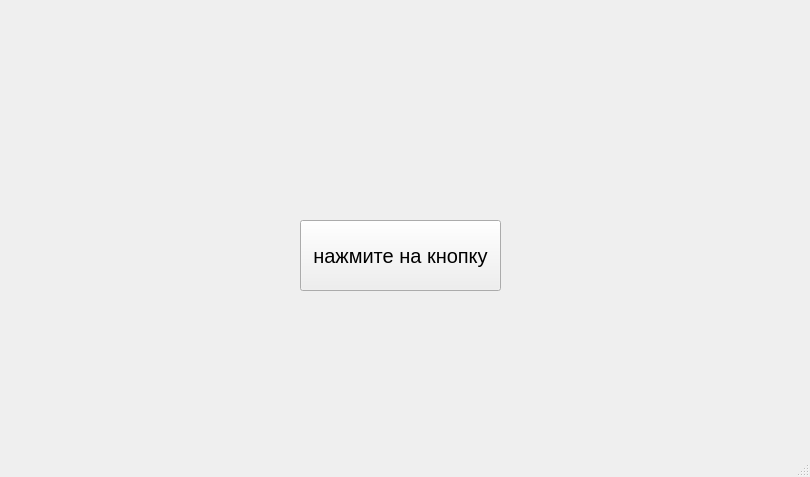
<?xml version="1.0" encoding="UTF-8"?>
<ui version="4.0">
 <class>MainWindow</class>
 <widget class="QMainWindow" name="MainWindow">
  <property name="geometry">
   <rect>
    <x>0</x>
    <y>0</y>
    <width>810</width>
    <height>477</height>
   </rect>
  </property>
  <property name="windowTitle">
   <string>MainWindow</string>
  </property>
  <widget class="QWidget" name="centralwidget">
   <widget class="QPushButton" name="btn">
    <property name="geometry">
     <rect>
      <x>300</x>
      <y>220</y>
      <width>201</width>
      <height>71</height>
     </rect>
    </property>
    <property name="font">
     <font>
      <pointsize>15</pointsize>
     </font>
    </property>
    <property name="text">
     <string>нажмите на кнопку</string>
    </property>
   </widget>
  </widget>
  <widget class="QMenuBar" name="menubar">
   <property name="geometry">
    <rect>
     <x>0</x>
     <y>0</y>
     <width>810</width>
     <height>18</height>
    </rect>
   </property>
  </widget>
  <widget class="QStatusBar" name="statusbar"/>
 </widget>
 <resources/>
 <connections/>
</ui>
